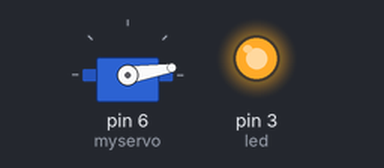
This sketch was run on a simulated Arduino Uno, built with avr-gcc and run on an emulated ATmega328P. On the bench: servo, output pins drawn as LEDs (lit = HIGH).

Above: at 0.15 s.
At 10.1 s:
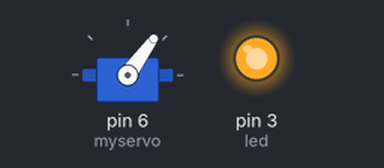
At 19.75 s:
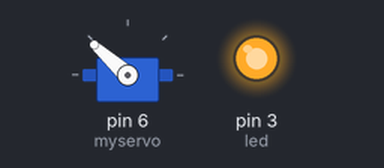
At 39.65 s:
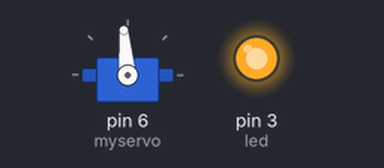
Timing chart, 0 to 40.0 s (numbered marks = the images above):
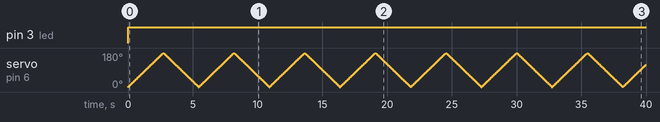

Measured:
- by itself, pin 3 (led): LOW → HIGH at 0.00 s

The sketch:

sprint_04.ino
```cpp
//I used the example code for sweep and added an LED light that was always on
//The idea was having the power cord for the LED swing on the servo motor
#include <Servo.h>
int led = 3;
Servo myservo;  // create servo object to control a servo
// twelve servo objects can be created on most boards

int pos = 0;    // variable to store the servo position

void setup() {
  pinMode (led, OUTPUT);
  myservo.attach(6);  // attaches the servo on pin 9 to the servo object
}

void loop() {
  digitalWrite (led, HIGH);
  for (pos = 0; pos <= 180; pos += 1) { // goes from 0 degrees to 180 degrees
    // in steps of 1 degree
    myservo.write(pos);              // tell servo to go to position in variable 'pos'
    delay(15);                       // waits 15ms for the servo to reach the position
  }
  for (pos = 180; pos >= 0; pos -= 1) { // goes from 180 degrees to 0 degrees
    myservo.write(pos);              // tell servo to go to position in variable 'pos'
    delay(15);                       // waits 15ms for the servo to reach the position
  }
}
```
